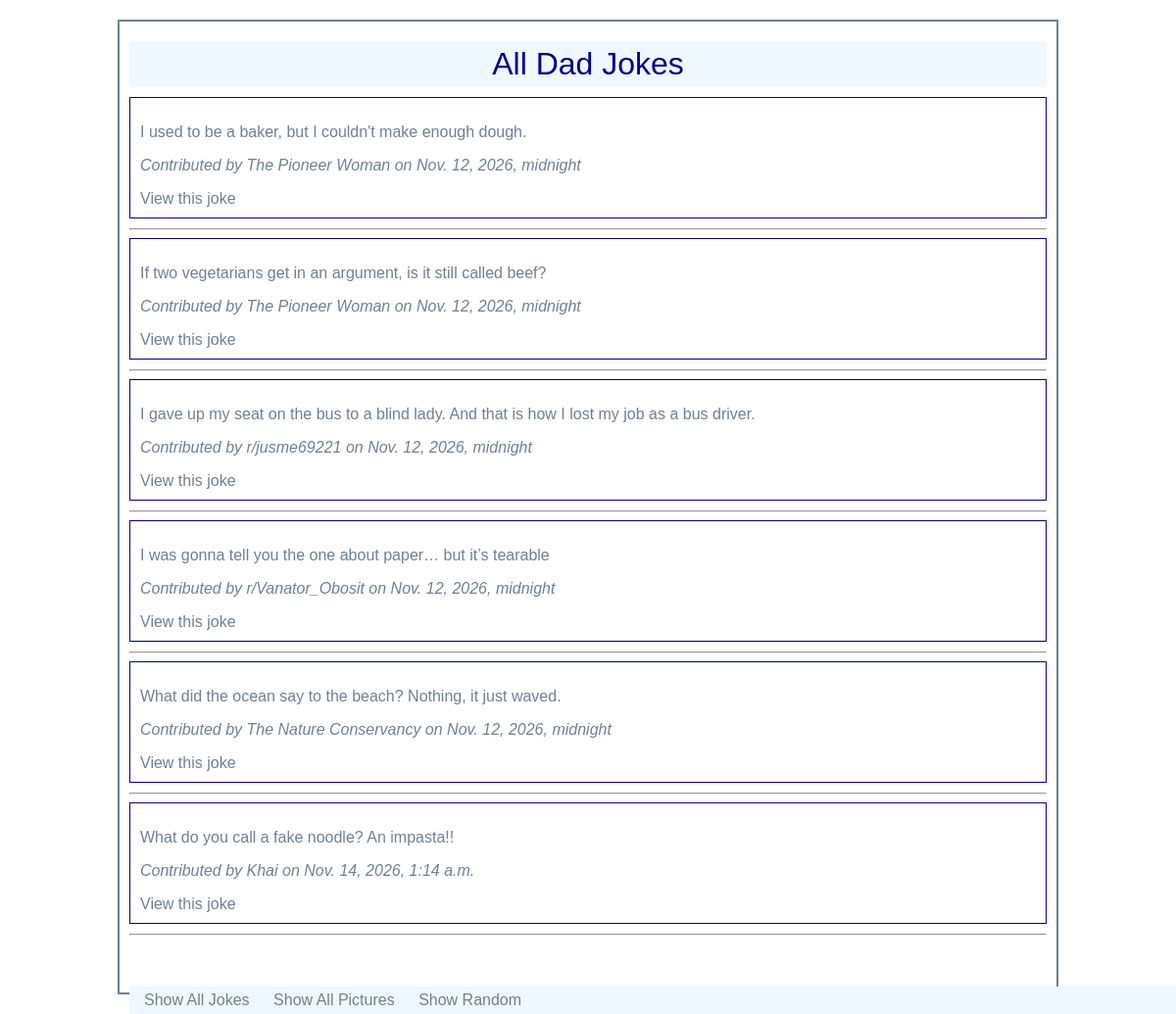
Page /dadjokes/jokes on the committed database.
### dadjokes/models.py (models this page shows, shortened)
class Joke (models.Model):
    text = models.TextField(blank=False)
    name = models.TextField(blank=False)
    timestamp = models.DateTimeField(auto_now_add=True)

### dadjokes/views.py (the view)
# urls.py: path('jokes', JokeListView.as_view(), name='show_all_jokes'),
class JokeListView(ListView):
    model = Joke
    template_name = 'dadjokes/show_all_jokes.html'
    context_object_name = 'jokes'

### dadjokes/templates/dadjokes/show_all_jokes.html
{% extends 'dadjokes/base.html' %}
{% block content %}
<h1>All Dad Jokes</h1>
{% for joke in jokes %}
<div class="card">
    <p>{{ joke.text }}</p>
    <p><em>Contributed by {{ joke.name }} on {{ joke.timestamp }}</em></p>
    <a href="{% url 'show_joke' joke.pk %}">View this joke</a>
</div>
<hr>
{% endfor %}
{% endblock %}

### static/dadjokes/styles.css (style rules this page uses)
body { background-color: #fff; color: slategray; font-family: arial; max-width: 960px; margin: 20px auto; }
h1, h2, h3 { font-weight: normal; background: aliceblue; color: darkblue; margin: 0; padding: 5px; }
a, a:visited { color: slategrey; text-decoration: none; }
.wrapper h1 { text-align: center; margin: 10px auto; }
.card { border: 1px solid darkblue; padding: 10px; margin-bottom: 10px; }

### rows in the picture
Joke: text "I used to be a baker, but I couldn't make enough dough.", name "The Pioneer Woman", timestamp "Nov. 12, 2026, midnight"
Joke: text "If two vegetarians get in an argument, is it still called beef?", name "The Pioneer Woman", timestamp "Nov. 12, 2026, midnight"
Joke: text "I gave up my seat on the bus to a blind lady. And that is how I lost my job as a bus driver.", name "r/jusme69221", timestamp "Nov. 12, 2026, midnight"
Joke: text "I was gonna tell you the one about paper… but it’s tearable", name "r/Vanator_Obosit", timestamp "Nov. 12, 2026, midnight"
Joke: text "What did the ocean say to the beach? Nothing, it just waved.", name "The Nature Conservancy", timestamp "Nov. 12, 2026, midnight"
Joke: text "What do you call a fake noodle? An impasta!!", name "Khai", timestamp "Nov. 14, 2026, 1:14 a.m."
